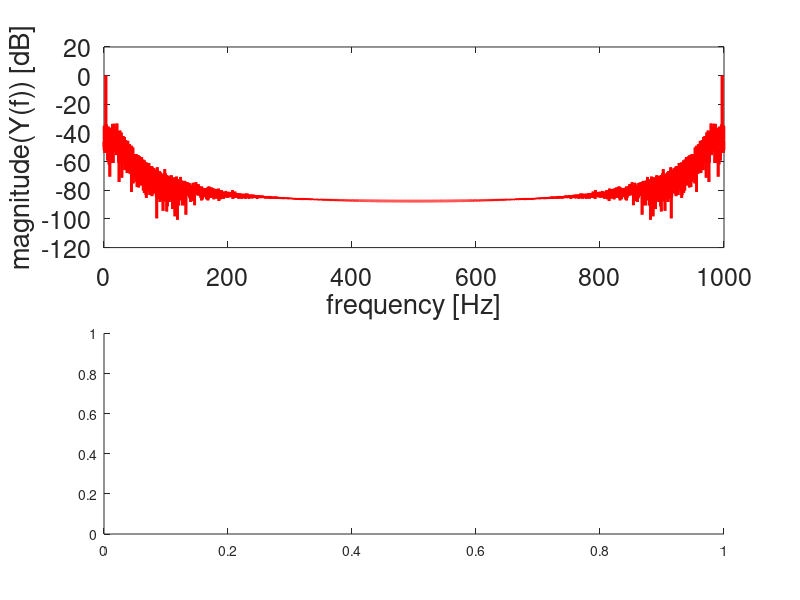

This chart was generated by the following MATLAB code: (Note: this script raises an error after producing the figure.)
%% Assignment 2: Open & Closed Loop Identification
%  [WB2301] SIPE 2013-2014

clear all
close all
clc

%% Question 1
fs = 1000; % Hz
T = 10; % seconds
dt = 1/fs;
t = 0:dt:T-dt;
f_sig = 3; % Hz
u = 2*sin(2*pi*f_sig*t) + randn(size(t));

f_butter_cutoff = 25; % Hz
[B, A] = butter(3, f_butter_cutoff/(fs/2));
y1000 = filter(B, A, u);
y500 = y1000(2:2:end);
y250 = y1000(4:4:end);
y100 = y1000(10:10:end);

%% Question 1a
Y1000 = fft(y1000) / length(y1000);
f1000 = (0:length(y1000) - 1) * fs/length(y1000);
figure('Name', 'Question 1a')
subplot(2, 1, 1)
    plot(f1000, mag2db(abs(Y1000)), 'r', 'linewidth', 2)
    xlabel('frequency [Hz]', 'Fontsize', 18);
    ylabel('magnitude(Y(f)) [dB]', 'Fontsize', 18);
    set(gca, 'FontSize', 18)
subplot(2, 1, 2)
    plot(f1000, 180/pi*phase(Y1000), 'r', 'linewidth', 2)
    xlabel('frequency [Hz]', 'Fontsize', 18);
    ylabel('phase(Y(f)) [deg]', 'Fontsize', 18);
    set(gca, 'FontSize', 18)
eps_save('question1a')

%% Question 1b
Y500 = fft(y500) / length(y500);
Y250 = fft(y250) / length(y250);
Y100 = fft(y100) / length(y100);
f500 = f1000(1:end/2);
f250 = f1000(1:end/4);
f100 = f1000(1:end/10);

cmap = hsv(4);
figure('Name', 'Question 1b'); clf;
    semilogx(f1000, mag2db(abs(Y1000)), 'color', cmap(1,:), 'linewidth', 2)
    hold on; % hold after first plot or axes are not set correctly
    semilogx(f500, mag2db(abs(Y500)), 'color', cmap(2,:), 'linewidth', 2)
    semilogx(f250, mag2db(abs(Y250)), 'color', cmap(3,:), 'linewidth', 2)
    semilogx(f100, mag2db(abs(Y100)), 'color', cmap(4,:), 'linewidth', 2)
    hold off;
    xlabel('frequency [Hz]', 'Fontsize', 18);
    ylabel('magnitude(Y(f)) [dB]', 'Fontsize', 18);
    set(gca, 'FontSize', 18)
    l = legend({'1000 Hz', '500 Hz', '250 Hz', '100 Hz'});
    set(l, 'FontSize', 18);
eps_save('question1b')

%% Question 1c
y1000_5 = y1000(1:length(y1000) * 5/T);
Y1000 = fft(y1000);
Y1000_5 = fft(y1000_5);
f1000_5 = f1000(1:2:end);

cmap = hsv(2);
figure('Name', 'Question 1c'); clf;
    plot(f1000, mag2db(abs(Y1000)), 'color', cmap(1,:),'linewidth', 2)
    hold on;
    plot(f1000_5, mag2db(abs(Y1000_5)), 'color', cmap(2,:),'linewidth', 2)
    hold off;
    xlabel('frequency [Hz]', 'Fontsize', 18);
    ylabel('magnitude(Y(f)) [dB]', 'Fontsize', 18);
    set(gca, 'FontSize', 18)
    l = legend({sprintf('T = %d s', T), 'T = 5 s'});
    set(l, 'FontSize', 18);
eps_save('question1c')

%% Question 2

% Some administration
dt = 0.01;                 % Sample time
T = 50;                   % Total time
N = T/dt;                 % number of samples
t = (0:N-1).'*dt;         % Time vector
Fs = 1/dt;                 % Sample frequency
f = (0:N-1).'/T;          % Frequency vector (double sided)

%options=simset('OutputPoints','specified'); % only produce output for the time values in vector <t>
%load_system('Ass2_System_Open');
%
%%default values
%set_param('Ass2_System_Open/Input u: white noise','Variance','0.5');
%set_param('Ass2_System_Open/Noise n','Variance','0.1');
%
% Simulate model
%sim('Ass2_System_Open',t,options)
%clear tout

H = tf(1, [0.01, 0.03, 1]);
u_var = 0.5;
n_var = 0.1;
rng(1234) % set seed for generation of white noise input
u = normrnd(0, u_var, size(t));
rng(876348) % set seed for generation of additive output noise
y = lsim(H, u, t) + normrnd(0, n_var, size(t));

% Plot input and output
figure(100)
subplot(211)
    plot(t, u, 'r')
    xlabel('time [s]')
    ylabel('Input')
    title ('Input and output signals')
subplot(212)
    plot(t, y, 'r')
    ylabel('Output')
    xlabel('time [s]')

%% Question 2c

% Define the true system
H_true = squeeze(freqresp(H, f, 'Hz'));

% Estimate Open loop transfer function (H_ol) & Coherence (C_ol)
U = fft(u);
Y = fft(y);
Suu = U.*conj(U)/length(u);
Syu = Y.*conj(U)/length(u);

H_ol = Syu ./ Suu;
C_ol = Syu ./ sqrt(Suu.*Syu);

cmap = flipud(hsv(2));
plotspectrum(f, H_true, f, H_ol, C_ol, cmap, {'True', 'Raw'});
eps_save('question2c')

%% Question 2d
segment = 1:10;
wf = cell(1, length(segment));
wSuu = cell(1, length(segment));
wSyu = cell(1, length(segment));
wH_ol = cell(1, length(segment));
wC_ol = cell(1, length(segment));
for i = segment
    wf{i}= f(1:i:floor(end/i)*i);
    wSuu{i} = welchspectrum(u, u, i);
    wSyu{i} = welchspectrum(y, u, i);
    wH_ol{i} = wSyu{i} ./ wSuu{i};
    wC_ol{i} = wSyu{i} ./ sqrt(wSuu{i}.*wSyu{i});
end

cmap = jet(length(segment) + 1);
legendstr = cell(1, length(segment) + 1);
legendstr{1} = 'True';
for i = segment
    legendstr{i + 1} = sprintf('N = %d', segment(i));
end
plotspectrum(f, H_true, wf, wH_ol, wC_ol, cmap, legendstr)
eps_save('question2d')

%% Question 2f, 2g
high_var = 5;

% set variance of input signal u(t) to a high value
rng(1234) % set seed for generation of white noise input
u_f = normrnd(0, high_var, size(t));
rng(876348) % set seed for generation of additive output noise
y_f = lsim(H, u, t) + normrnd(0, n_var, size(t));

% set variance of additive output noise n(t) to a high value
rng(1234) % set seed for generation of white noise input
u_g = normrnd(0, u_var, size(t));
rng(876348) % set seed for generation of additive output noise
y_g = lsim(H, u, t) + normrnd(0, high_var, size(t));

% what do we change the variance to in part 2g? should welch averaging be used
% to calculate the frequency response H and coherence?
f_fg = {wf{end}, wf{end}};
Suu_f = welchspectrum(u_f, u_f, 10);
Syu_f = welchspectrum(y_f, u_f, 10);
Suu_g = welchspectrum(u_g, u_g, 10);
Syu_g = welchspectrum(y_g, u_g, 10);
H_ol_fg = {Syu_f ./ Suu_f, Syu_g ./ Suu_g};
C_ol_fg = {Syu_f ./ sqrt(Suu_f .* Syu_f), Syu_g ./ sqrt(Suu_g .* Syu_g)};

cmap = flipud(hsv(3));
legendstr = cell(1, 3);
legendstr = {'True', '\sigma_u^2 = 5', '\sigma_n^2 = 5'};
plotspectrum(f, H_true, f_fg, H_ol_fg, C_ol_fg, cmap, legendstr)
eps_save('question2f')
